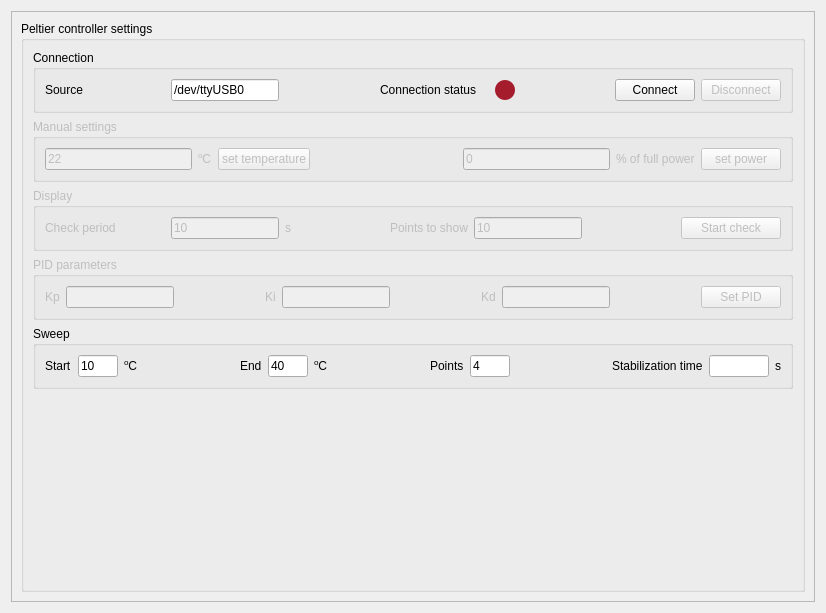
<?xml version="1.0" encoding="UTF-8"?>
<ui version="4.0">
 <class>Form</class>
 <widget class="QWidget" name="Form">
  <property name="geometry">
   <rect>
    <x>0</x>
    <y>0</y>
    <width>826</width>
    <height>613</height>
   </rect>
  </property>
  <property name="sizePolicy">
   <sizepolicy hsizetype="Expanding" vsizetype="Expanding">
    <horstretch>0</horstretch>
    <verstretch>0</verstretch>
   </sizepolicy>
  </property>
  <property name="windowTitle">
   <string>Pelteir controller settings</string>
  </property>
  <layout class="QGridLayout" name="gridLayout">
   <item row="0" column="0">
    <widget class="QScrollArea" name="scrollArea">
     <property name="widgetResizable">
      <bool>true</bool>
     </property>
     <widget class="QWidget" name="scrollAreaWidgetContents">
      <property name="geometry">
       <rect>
        <x>0</x>
        <y>0</y>
        <width>806</width>
        <height>593</height>
       </rect>
      </property>
      <layout class="QVBoxLayout" name="verticalLayout_2">
       <item>
        <widget class="QGroupBox" name="groupBox_general">
         <property name="title">
          <string>Peltier controller settings</string>
         </property>
         <layout class="QVBoxLayout" name="verticalLayout">
          <item>
           <widget class="QGroupBox" name="sourceBox">
            <property name="title">
             <string>Connection</string>
            </property>
            <layout class="QHBoxLayout" name="horizontalLayout">
             <item>
              <widget class="QLabel" name="sourceText">
               <property name="sizePolicy">
                <sizepolicy hsizetype="Fixed" vsizetype="Fixed">
                 <horstretch>0</horstretch>
                 <verstretch>0</verstretch>
                </sizepolicy>
               </property>
               <property name="minimumSize">
                <size>
                 <width>120</width>
                 <height>0</height>
                </size>
               </property>
               <property name="text">
                <string>Source</string>
               </property>
              </widget>
             </item>
             <item>
              <widget class="QLineEdit" name="peltierSource">
               <property name="text">
                <string>/dev/ttyUSB0</string>
               </property>
              </widget>
             </item>
             <item>
              <spacer name="horizontalSpacer_4">
               <property name="orientation">
                <enum>Qt::Horizontal</enum>
               </property>
               <property name="sizeHint" stdset="0">
                <size>
                 <width>40</width>
                 <height>20</height>
                </size>
               </property>
              </spacer>
             </item>
             <item>
              <widget class="QLabel" name="statusLabel">
               <property name="text">
                <string>Connection status</string>
               </property>
              </widget>
             </item>
             <item>
              <widget class="QLabel" name="sourceLabel">
               <property name="text">
                <string/>
               </property>
              </widget>
             </item>
             <item>
              <widget class="QLabel" name="connectionIndicator">
               <property name="maximumSize">
                <size>
                 <width>20</width>
                 <height>20</height>
                </size>
               </property>
               <property name="styleSheet">
                <string notr="true">border-radius: 10px;
background-color:rgb(165, 29, 45);
min-height: 20px;
min-width: 20px;</string>
               </property>
               <property name="text">
                <string/>
               </property>
              </widget>
             </item>
             <item>
              <spacer name="horizontalSpacer_2">
               <property name="orientation">
                <enum>Qt::Horizontal</enum>
               </property>
               <property name="sizeHint" stdset="0">
                <size>
                 <width>40</width>
                 <height>20</height>
                </size>
               </property>
              </spacer>
             </item>
             <item>
              <widget class="QPushButton" name="connectButton">
               <property name="text">
                <string>Connect</string>
               </property>
              </widget>
             </item>
             <item>
              <widget class="QPushButton" name="disconnectButton">
               <property name="enabled">
                <bool>false</bool>
               </property>
               <property name="text">
                <string>Disconnect</string>
               </property>
              </widget>
             </item>
            </layout>
           </widget>
          </item>
          <item>
           <widget class="QGroupBox" name="settingsGroupBox">
            <property name="enabled">
             <bool>false</bool>
            </property>
            <property name="title">
             <string>Manual settings</string>
            </property>
            <layout class="QHBoxLayout" name="horizontalLayout_2">
             <item>
              <widget class="QLineEdit" name="setTEdit">
               <property name="text">
                <string>22</string>
               </property>
              </widget>
             </item>
             <item>
              <widget class="QLabel" name="setTUnitsLabel">
               <property name="text">
                <string>&lt;html&gt;&lt;head/&gt;&lt;body&gt;&lt;p&gt;&lt;span style=&quot; vertical-align:super;&quot;&gt;o&lt;/span&gt;C&lt;/p&gt;&lt;/body&gt;&lt;/html&gt;</string>
               </property>
              </widget>
             </item>
             <item>
              <widget class="QPushButton" name="setTButton">
               <property name="enabled">
                <bool>false</bool>
               </property>
               <property name="text">
                <string>set temperature</string>
               </property>
              </widget>
             </item>
             <item>
              <spacer name="horizontalSpacer">
               <property name="orientation">
                <enum>Qt::Horizontal</enum>
               </property>
               <property name="sizeHint" stdset="0">
                <size>
                 <width>40</width>
                 <height>20</height>
                </size>
               </property>
              </spacer>
             </item>
             <item>
              <widget class="QLineEdit" name="setPEdit">
               <property name="text">
                <string>0</string>
               </property>
              </widget>
             </item>
             <item>
              <widget class="QLabel" name="setPLabel">
               <property name="text">
                <string>% of full power</string>
               </property>
              </widget>
             </item>
             <item>
              <widget class="QPushButton" name="setPButton">
               <property name="enabled">
                <bool>false</bool>
               </property>
               <property name="text">
                <string>set power</string>
               </property>
              </widget>
             </item>
            </layout>
           </widget>
          </item>
          <item>
           <widget class="QGroupBox" name="DisplayGroupBox">
            <property name="enabled">
             <bool>false</bool>
            </property>
            <property name="title">
             <string>Display</string>
            </property>
            <layout class="QHBoxLayout" name="horizontalLayout_3">
             <item>
              <widget class="QLabel" name="periodLabel">
               <property name="minimumSize">
                <size>
                 <width>120</width>
                 <height>0</height>
                </size>
               </property>
               <property name="text">
                <string>Check period</string>
               </property>
              </widget>
             </item>
             <item>
              <widget class="QLineEdit" name="periodEdit">
               <property name="text">
                <string>10</string>
               </property>
              </widget>
             </item>
             <item>
              <widget class="QLabel" name="periodUnitsLabel">
               <property name="text">
                <string>s</string>
               </property>
              </widget>
             </item>
             <item>
              <spacer name="horizontalSpacer_6">
               <property name="orientation">
                <enum>Qt::Horizontal</enum>
               </property>
               <property name="sizeHint" stdset="0">
                <size>
                 <width>40</width>
                 <height>20</height>
                </size>
               </property>
              </spacer>
             </item>
             <item>
              <widget class="QLabel" name="periodDisplayLabel">
               <property name="sizePolicy">
                <sizepolicy hsizetype="Preferred" vsizetype="Preferred">
                 <horstretch>0</horstretch>
                 <verstretch>0</verstretch>
                </sizepolicy>
               </property>
               <property name="text">
                <string>Points to show</string>
               </property>
              </widget>
             </item>
             <item>
              <widget class="QLineEdit" name="periodPtsEdit">
               <property name="text">
                <string>10</string>
               </property>
              </widget>
             </item>
             <item>
              <spacer name="horizontalSpacer_3">
               <property name="orientation">
                <enum>Qt::Horizontal</enum>
               </property>
               <property name="sizeHint" stdset="0">
                <size>
                 <width>40</width>
                 <height>20</height>
                </size>
               </property>
              </spacer>
             </item>
             <item>
              <widget class="QPushButton" name="periodCheck">
               <property name="minimumSize">
                <size>
                 <width>100</width>
                 <height>0</height>
                </size>
               </property>
               <property name="maximumSize">
                <size>
                 <width>100</width>
                 <height>16777215</height>
                </size>
               </property>
               <property name="text">
                <string>Start check</string>
               </property>
              </widget>
             </item>
            </layout>
           </widget>
          </item>
          <item>
           <widget class="QGroupBox" name="PIDbox">
            <property name="enabled">
             <bool>false</bool>
            </property>
            <property name="title">
             <string>PID parameters</string>
            </property>
            <layout class="QHBoxLayout" name="horizontalLayout_5">
             <item>
              <widget class="QLabel" name="KPlabel">
               <property name="text">
                <string>Kp</string>
               </property>
              </widget>
             </item>
             <item>
              <widget class="QLineEdit" name="KPlineEdit"/>
             </item>
             <item>
              <spacer name="horizontalSpacer_9">
               <property name="orientation">
                <enum>Qt::Horizontal</enum>
               </property>
               <property name="sizeHint" stdset="0">
                <size>
                 <width>40</width>
                 <height>20</height>
                </size>
               </property>
              </spacer>
             </item>
             <item>
              <widget class="QLabel" name="KIlabel">
               <property name="text">
                <string>Ki</string>
               </property>
              </widget>
             </item>
             <item>
              <widget class="QLineEdit" name="KIlineEdit"/>
             </item>
             <item>
              <spacer name="horizontalSpacer_10">
               <property name="orientation">
                <enum>Qt::Horizontal</enum>
               </property>
               <property name="sizeHint" stdset="0">
                <size>
                 <width>40</width>
                 <height>20</height>
                </size>
               </property>
              </spacer>
             </item>
             <item>
              <widget class="QLabel" name="KDlabel">
               <property name="text">
                <string>Kd</string>
               </property>
              </widget>
             </item>
             <item>
              <widget class="QLineEdit" name="KDlineEdit"/>
             </item>
             <item>
              <spacer name="horizontalSpacer_11">
               <property name="orientation">
                <enum>Qt::Horizontal</enum>
               </property>
               <property name="sizeHint" stdset="0">
                <size>
                 <width>40</width>
                 <height>20</height>
                </size>
               </property>
              </spacer>
             </item>
             <item>
              <widget class="QPushButton" name="PIDbutton">
               <property name="text">
                <string>Set PID</string>
               </property>
              </widget>
             </item>
            </layout>
           </widget>
          </item>
          <item>
           <widget class="QGroupBox" name="groupBox_3">
            <property name="title">
             <string>Sweep</string>
            </property>
            <layout class="QHBoxLayout" name="horizontalLayout_4">
             <item>
              <widget class="QLabel" name="sweepStartLabel">
               <property name="text">
                <string>Start</string>
               </property>
              </widget>
             </item>
             <item>
              <widget class="QLineEdit" name="sweepStartEdit">
               <property name="maximumSize">
                <size>
                 <width>40</width>
                 <height>16777215</height>
                </size>
               </property>
               <property name="text">
                <string>10</string>
               </property>
              </widget>
             </item>
             <item>
              <widget class="QLabel" name="sweepStartUnitsLabel">
               <property name="text">
                <string>&lt;html&gt;&lt;head/&gt;&lt;body&gt;&lt;p&gt;&lt;span style=&quot; vertical-align:super;&quot;&gt;o&lt;/span&gt;C&lt;/p&gt;&lt;/body&gt;&lt;/html&gt;</string>
               </property>
              </widget>
             </item>
             <item>
              <spacer name="horizontalSpacer_5">
               <property name="orientation">
                <enum>Qt::Horizontal</enum>
               </property>
               <property name="sizeHint" stdset="0">
                <size>
                 <width>40</width>
                 <height>20</height>
                </size>
               </property>
              </spacer>
             </item>
             <item>
              <widget class="QLabel" name="sweepEndLabel">
               <property name="text">
                <string>End</string>
               </property>
              </widget>
             </item>
             <item>
              <widget class="QLineEdit" name="sweepEndEdit">
               <property name="maximumSize">
                <size>
                 <width>40</width>
                 <height>16777215</height>
                </size>
               </property>
               <property name="text">
                <string>40</string>
               </property>
              </widget>
             </item>
             <item>
              <widget class="QLabel" name="sweepEndUnitsLabel">
               <property name="text">
                <string>&lt;html&gt;&lt;head/&gt;&lt;body&gt;&lt;p&gt;&lt;span style=&quot; vertical-align:super;&quot;&gt;o&lt;/span&gt;C&lt;/p&gt;&lt;/body&gt;&lt;/html&gt;</string>
               </property>
              </widget>
             </item>
             <item>
              <spacer name="horizontalSpacer_7">
               <property name="orientation">
                <enum>Qt::Horizontal</enum>
               </property>
               <property name="sizeHint" stdset="0">
                <size>
                 <width>40</width>
                 <height>20</height>
                </size>
               </property>
              </spacer>
             </item>
             <item>
              <widget class="QLabel" name="sweepStepLabel">
               <property name="text">
                <string>Points</string>
               </property>
              </widget>
             </item>
             <item>
              <widget class="QLineEdit" name="sweepPtsEdit">
               <property name="maximumSize">
                <size>
                 <width>40</width>
                 <height>16777215</height>
                </size>
               </property>
               <property name="text">
                <string>4</string>
               </property>
              </widget>
             </item>
             <item>
              <spacer name="horizontalSpacer_8">
               <property name="orientation">
                <enum>Qt::Horizontal</enum>
               </property>
               <property name="sizeHint" stdset="0">
                <size>
                 <width>40</width>
                 <height>20</height>
                </size>
               </property>
              </spacer>
             </item>
             <item>
              <widget class="QLabel" name="sweepStabilizationLabel">
               <property name="text">
                <string>Stabilization time</string>
               </property>
              </widget>
             </item>
             <item>
              <widget class="QLineEdit" name="sweepStabilizationEdit">
               <property name="maximumSize">
                <size>
                 <width>60</width>
                 <height>16777215</height>
                </size>
               </property>
               <property name="text">
                <string></string>
               </property>
              </widget>
             </item>
             <item>
              <widget class="QLabel" name="sweepStabilizationUnitLabel">
               <property name="text">
                <string>s</string>
               </property>
              </widget>
             </item>
            </layout>
           </widget>
          </item>
          <item>
           <spacer name="verticalSpacer">
            <property name="orientation">
             <enum>Qt::Vertical</enum>
            </property>
            <property name="sizeHint" stdset="0">
             <size>
              <width>20</width>
              <height>40</height>
             </size>
            </property>
           </spacer>
          </item>
         </layout>
        </widget>
       </item>
      </layout>
     </widget>
    </widget>
   </item>
  </layout>
 </widget>
 <resources/>
 <connections/>
</ui>
